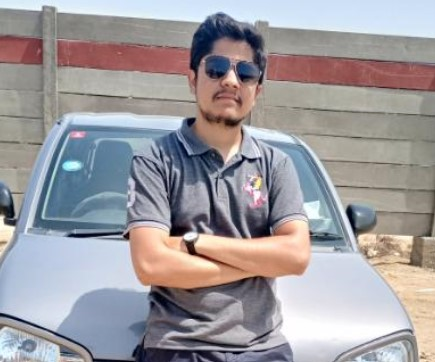
#> input picture imgs/nabeel.jpg, 435 x 362 px; its folder holds only this picture in this run
$ python main.py
#> lines starting #> are read from the running program, lines starting #| are printed output that depends on the picture
from PIL import Image, ImageEnhance, ImageFilter
import os

path = "./imgs" # folder for unedited images
pathOut = "/editedImgs" # folder for edited images

for filename in os.listdir(path):
    img = Image.open(f"{path}/{filename}")
#> img is the input picture: PIL image 435x362 RGB; mean R, G, B 159, 155.3, 159

    # sharpening, BW
    edit = img.filter(ImageFilter.SHARPEN)
    # .convert('L').rotate(-90)

    # contrast
    factor = 1.5
    enhancer = ImageEnhance.Contrast(edit)
    edit = enhancer.enhance(factor)
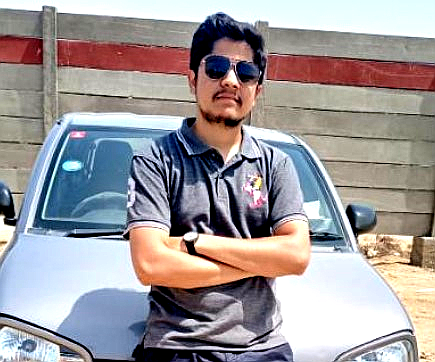
#> edit: PIL image 435x362 RGB; mean R, G, B 159, 153.8, 155.8

    # ADD MORE EDITS FROM DOCUMENTATION https://pillow.readthedocs.io/en/stable/

    clean_name = os.path.splitext(filename)[0]

    edit.save(f'.{pathOut}/{clean_name}_edited.jpg')

$ run again, on imgs/waleed.jpg
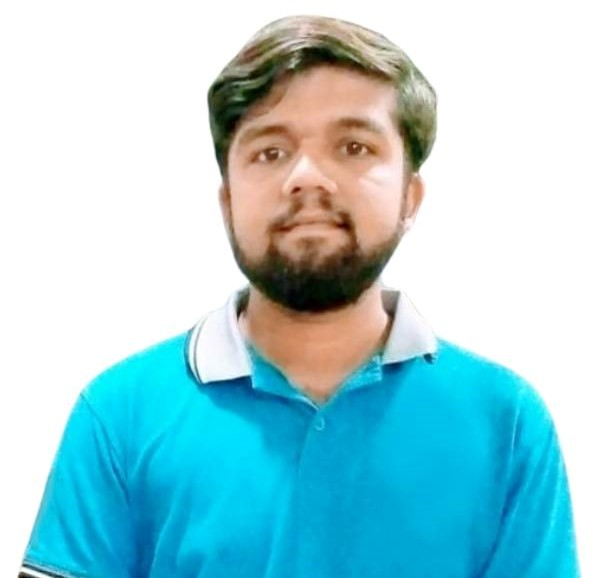
#> input picture imgs/waleed.jpg, 600 x 578 px
#> img is the input picture: PIL image 600x578 RGB; mean R, G, B 160.1, 209.3, 217.1
#> `edit = enhancer.enhance(factor)`:
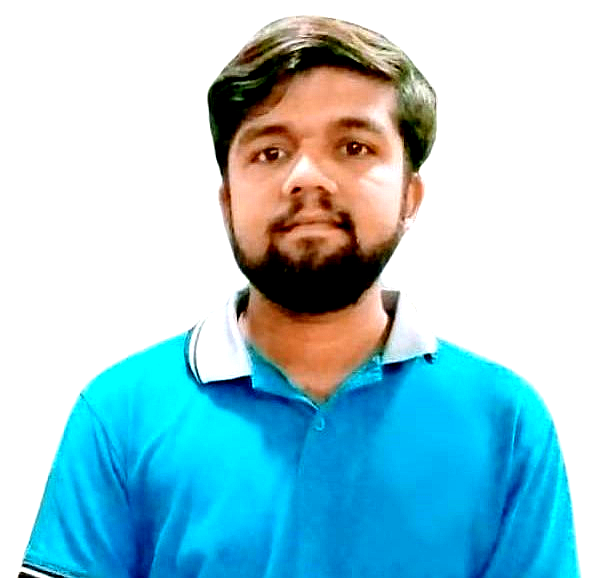
#> edit: PIL image 600x578 RGB; mean R, G, B 157.2, 202.8, 214.2
